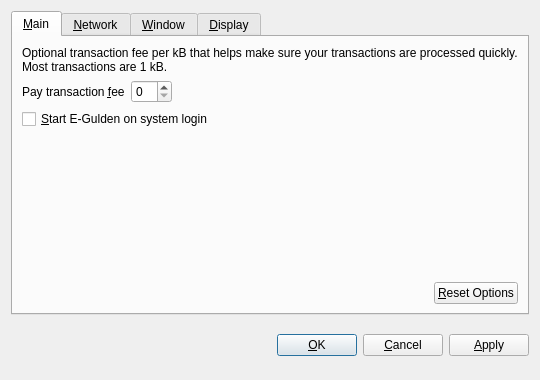
<?xml version="1.0" encoding="UTF-8"?>
<ui version="4.0">
 <class>OptionsDialog</class>
 <widget class="QDialog" name="OptionsDialog">
  <property name="geometry">
   <rect>
    <x>0</x>
    <y>0</y>
    <width>540</width>
    <height>380</height>
   </rect>
  </property>
  <property name="windowTitle">
   <string>Options</string>
  </property>
  <property name="modal">
   <bool>true</bool>
  </property>
  <layout class="QVBoxLayout" name="verticalLayout">
   <item>
    <widget class="QTabWidget" name="tabWidget">
     <property name="tabPosition">
      <enum>QTabWidget::North</enum>
     </property>
     <property name="currentIndex">
      <number>0</number>
     </property>
     <widget class="QWidget" name="tabMain">
      <attribute name="title">
       <string>&amp;Main</string>
      </attribute>
      <layout class="QVBoxLayout" name="verticalLayout_Main">
       <item>
        <widget class="QLabel" name="transactionFeeInfoLabel">
         <property name="text">
          <string>Optional transaction fee per kB that helps make sure your transactions are processed quickly. Most transactions are 1 kB.</string>
         </property>
         <property name="textFormat">
          <enum>Qt::PlainText</enum>
         </property>
         <property name="wordWrap">
          <bool>true</bool>
         </property>
        </widget>
       </item>
       <item>
        <layout class="QHBoxLayout" name="horizontalLayout_1_Main">
         <item>
          <widget class="QLabel" name="transactionFeeLabel">
           <property name="text">
            <string>Pay transaction &amp;fee</string>
           </property>
           <property name="textFormat">
            <enum>Qt::PlainText</enum>
           </property>
           <property name="buddy">
            <cstring>transactionFee</cstring>
           </property>
          </widget>
         </item>
         <item>
          <widget class="BitcoinAmountField" name="transactionFee"/>
         </item>
         <item>
          <spacer name="horizontalSpacer_1_Main">
           <property name="orientation">
            <enum>Qt::Horizontal</enum>
           </property>
           <property name="sizeHint" stdset="0">
            <size>
             <width>40</width>
             <height>20</height>
            </size>
           </property>
          </spacer>
         </item>
        </layout>
       </item>
       <item>
        <widget class="QCheckBox" name="bitcoinAtStartup">
         <property name="toolTip">
          <string>Automatically start E-Gulden after logging in to the system.</string>
         </property>
         <property name="text">
          <string>&amp;Start E-Gulden on system login</string>
         </property>
        </widget>
       </item>
       <item>
        <spacer name="verticalSpacer_Main">
         <property name="orientation">
          <enum>Qt::Vertical</enum>
         </property>
         <property name="sizeHint" stdset="0">
          <size>
           <width>20</width>
           <height>40</height>
          </size>
         </property>
        </spacer>
       </item>
       <item>
        <layout class="QHBoxLayout" name="horizontalLayout_2_Main">
         <item>
          <spacer name="horizontalSpacer_2_Main">
           <property name="orientation">
            <enum>Qt::Horizontal</enum>
           </property>
           <property name="sizeHint" stdset="0">
            <size>
             <width>40</width>
             <height>20</height>
            </size>
           </property>
          </spacer>
         </item>
         <item>
          <widget class="QPushButton" name="resetButton">
           <property name="toolTip">
            <string>Reset all client options to default.</string>
           </property>
           <property name="text">
            <string>&amp;Reset Options</string>
           </property>
           <property name="autoDefault">
            <bool>false</bool>
           </property>
          </widget>
         </item>
        </layout>
       </item>
      </layout>
     </widget>
     <widget class="QWidget" name="tabNetwork">
      <attribute name="title">
       <string>&amp;Network</string>
      </attribute>
      <layout class="QVBoxLayout" name="verticalLayout_Network">
       <item>
        <widget class="QCheckBox" name="mapPortUpnp">
         <property name="toolTip">
          <string>Automatically open the E-Gulden client port on the router. This only works when your router supports UPnP and it is enabled.</string>
         </property>
         <property name="text">
          <string>Map port using &amp;UPnP</string>
         </property>
        </widget>
       </item>
       <item>
        <widget class="QCheckBox" name="connectSocks">
         <property name="toolTip">
          <string>Connect to the E-Gulden network through a SOCKS proxy (e.g. when connecting through Tor).</string>
         </property>
         <property name="text">
          <string>&amp;Connect through SOCKS proxy:</string>
         </property>
        </widget>
       </item>
       <item>
        <layout class="QHBoxLayout" name="horizontalLayout_Network">
         <item>
          <widget class="QLabel" name="proxyIpLabel">
           <property name="text">
            <string>Proxy &amp;IP:</string>
           </property>
           <property name="textFormat">
            <enum>Qt::PlainText</enum>
           </property>
           <property name="buddy">
            <cstring>proxyIp</cstring>
           </property>
          </widget>
         </item>
         <item>
          <widget class="QValidatedLineEdit" name="proxyIp">
           <property name="maximumSize">
            <size>
             <width>140</width>
             <height>16777215</height>
            </size>
           </property>
           <property name="toolTip">
            <string>IP address of the proxy (e.g. 127.0.0.1)</string>
           </property>
          </widget>
         </item>
         <item>
          <widget class="QLabel" name="proxyPortLabel">
           <property name="text">
            <string>&amp;Port:</string>
           </property>
           <property name="textFormat">
            <enum>Qt::PlainText</enum>
           </property>
           <property name="buddy">
            <cstring>proxyPort</cstring>
           </property>
          </widget>
         </item>
         <item>
          <widget class="QLineEdit" name="proxyPort">
           <property name="maximumSize">
            <size>
             <width>55</width>
             <height>16777215</height>
            </size>
           </property>
           <property name="toolTip">
            <string>Port of the proxy (e.g. 9050)</string>
           </property>
          </widget>
         </item>
         <item>
          <widget class="QLabel" name="socksVersionLabel">
           <property name="text">
            <string>SOCKS &amp;Version:</string>
           </property>
           <property name="textFormat">
            <enum>Qt::PlainText</enum>
           </property>
           <property name="buddy">
            <cstring>socksVersion</cstring>
           </property>
          </widget>
         </item>
         <item>
          <widget class="QValueComboBox" name="socksVersion">
           <property name="toolTip">
            <string>SOCKS version of the proxy (e.g. 5)</string>
           </property>
          </widget>
         </item>
         <item>
          <spacer name="horizontalSpacer_Network">
           <property name="orientation">
            <enum>Qt::Horizontal</enum>
           </property>
           <property name="sizeHint" stdset="0">
            <size>
             <width>40</width>
             <height>20</height>
            </size>
           </property>
          </spacer>
         </item>
        </layout>
       </item>
       <item>
        <spacer name="verticalSpacer_Network">
         <property name="orientation">
          <enum>Qt::Vertical</enum>
         </property>
         <property name="sizeHint" stdset="0">
          <size>
           <width>20</width>
           <height>40</height>
          </size>
         </property>
        </spacer>
       </item>
      </layout>
     </widget>
     <widget class="QWidget" name="tabWindow">
      <attribute name="title">
       <string>&amp;Window</string>
      </attribute>
      <layout class="QVBoxLayout" name="verticalLayout_Window">
       <item>
        <widget class="QCheckBox" name="minimizeToTray">
         <property name="toolTip">
          <string>Show only a tray icon after minimizing the window.</string>
         </property>
         <property name="text">
          <string>&amp;Minimize to the tray instead of the taskbar</string>
         </property>
        </widget>
       </item>
       <item>
        <widget class="QCheckBox" name="minimizeOnClose">
         <property name="toolTip">
          <string>Minimize instead of exit the application when the window is closed. When this option is enabled, the application will be closed only after selecting Quit in the menu.</string>
         </property>
         <property name="text">
          <string>M&amp;inimize on close</string>
         </property>
        </widget>
       </item>
       <item>
        <spacer name="verticalSpacer_Window">
         <property name="orientation">
          <enum>Qt::Vertical</enum>
         </property>
         <property name="sizeHint" stdset="0">
          <size>
           <width>20</width>
           <height>40</height>
          </size>
         </property>
        </spacer>
       </item>
      </layout>
     </widget>
     <widget class="QWidget" name="tabDisplay">
      <attribute name="title">
       <string>&amp;Display</string>
      </attribute>
      <layout class="QVBoxLayout" name="verticalLayout_Display">
       <item>
        <layout class="QHBoxLayout" name="horizontalLayout_1_Display">
         <item>
          <widget class="QLabel" name="langLabel">
           <property name="text">
            <string>User Interface &amp;language:</string>
           </property>
           <property name="textFormat">
            <enum>Qt::PlainText</enum>
           </property>
           <property name="buddy">
            <cstring>lang</cstring>
           </property>
          </widget>
         </item>
         <item>
          <widget class="QValueComboBox" name="lang">
           <property name="toolTip">
            <string>The user interface language can be set here. This setting will take effect after restarting E-Gulden.</string>
           </property>
          </widget>
         </item>
        </layout>
       </item>
       <item>
        <layout class="QHBoxLayout" name="horizontalLayout_2_Display">
         <item>
          <widget class="QLabel" name="unitLabel">
           <property name="text">
            <string>&amp;Unit to show amounts in:</string>
           </property>
           <property name="textFormat">
            <enum>Qt::PlainText</enum>
           </property>
           <property name="buddy">
            <cstring>unit</cstring>
           </property>
          </widget>
         </item>
         <item>
          <widget class="QValueComboBox" name="unit">
           <property name="toolTip">
            <string>Choose the default subdivision unit to show in the interface and when sending coins.</string>
           </property>
          </widget>
         </item>
        </layout>
       </item>
       <item>
        <widget class="QCheckBox" name="displayAddresses">
         <property name="toolTip">
          <string>Whether to show E-Gulden addresses in the transaction list or not.</string>
         </property>
         <property name="text">
          <string>&amp;Display addresses in transaction list</string>
         </property>
        </widget>
       </item>
       <item>
        <widget class="QCheckBox" name="coinControlFeatures">
         <property name="toolTip">
          <string>Whether to show coin control features or not.</string>
         </property>
         <property name="text">
          <string>Display coin &amp;control features (experts only!)</string>
         </property>
        </widget>
       </item>
       <item>
        <spacer name="verticalSpacer_Display">
         <property name="orientation">
          <enum>Qt::Vertical</enum>
         </property>
         <property name="sizeHint" stdset="0">
          <size>
           <width>20</width>
           <height>40</height>
          </size>
         </property>
        </spacer>
       </item>
      </layout>
     </widget>
    </widget>
   </item>
   <item>
    <layout class="QHBoxLayout" name="horizontalLayout_Buttons">
     <item>
      <spacer name="horizontalSpacer_1">
       <property name="orientation">
        <enum>Qt::Horizontal</enum>
       </property>
       <property name="sizeHint" stdset="0">
        <size>
         <width>40</width>
         <height>48</height>
        </size>
       </property>
      </spacer>
     </item>
     <item>
      <widget class="QLabel" name="statusLabel">
       <property name="font">
        <font>
         <weight>75</weight>
         <bold>true</bold>
        </font>
       </property>
       <property name="text">
        <string/>
       </property>
       <property name="textFormat">
        <enum>Qt::PlainText</enum>
       </property>
       <property name="wordWrap">
        <bool>true</bool>
       </property>
      </widget>
     </item>
     <item>
      <spacer name="horizontalSpacer_2">
       <property name="orientation">
        <enum>Qt::Horizontal</enum>
       </property>
       <property name="sizeHint" stdset="0">
        <size>
         <width>40</width>
         <height>48</height>
        </size>
       </property>
      </spacer>
     </item>
     <item>
      <widget class="QPushButton" name="okButton">
       <property name="text">
        <string>&amp;OK</string>
       </property>
      </widget>
     </item>
     <item>
      <widget class="QPushButton" name="cancelButton">
       <property name="text">
        <string>&amp;Cancel</string>
       </property>
       <property name="autoDefault">
        <bool>false</bool>
       </property>
      </widget>
     </item>
     <item>
      <widget class="QPushButton" name="applyButton">
       <property name="text">
        <string>&amp;Apply</string>
       </property>
       <property name="autoDefault">
        <bool>false</bool>
       </property>
      </widget>
     </item>
    </layout>
   </item>
  </layout>
 </widget>
 <customwidgets>
  <customwidget>
   <class>BitcoinAmountField</class>
   <extends>QSpinBox</extends>
   <header>bitcoinamountfield.h</header>
  </customwidget>
  <customwidget>
   <class>QValueComboBox</class>
   <extends>QComboBox</extends>
   <header>qvaluecombobox.h</header>
  </customwidget>
  <customwidget>
   <class>QValidatedLineEdit</class>
   <extends>QLineEdit</extends>
   <header>qvalidatedlineedit.h</header>
  </customwidget>
 </customwidgets>
 <resources/>
 <connections/>
</ui>
